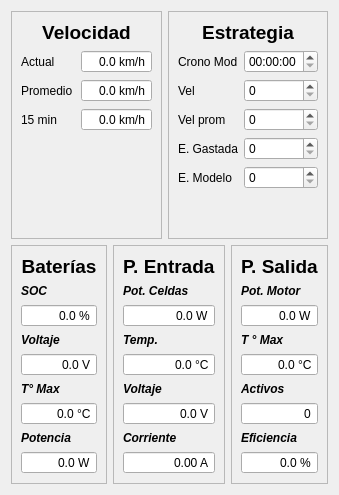
          <widget class="QWidget" name="tabGeneral2">
           <attribute name="title">
            <string>General</string>
           </attribute>
           <layout class="QGridLayout" name="gridLayout_7">
            <item row="0" column="0">
             <layout class="QVBoxLayout" name="verticalLayout_5">
              <item>
               <layout class="QHBoxLayout" name="horizontalLayout_5">
                <item>
                 <widget class="QFrame" name="frame_6">
                  <property name="frameShape">
                   <enum>QFrame::StyledPanel</enum>
                  </property>
                  <property name="frameShadow">
                   <enum>QFrame::Raised</enum>
                  </property>
                  <layout class="QGridLayout" name="gridLayout_15">
                   <item row="1" column="0">
                    <layout class="QHBoxLayout" name="horizontalLayout_8">
                     <item>
                      <layout class="QVBoxLayout" name="verticalLayout_14">
                       <item>
                        <widget class="QLabel" name="label_38">
                         <property name="text">
                          <string>Actual</string>
                         </property>
                        </widget>
                       </item>
                       <item>
                        <widget class="QLabel" name="label_39">
                         <property name="text">
                          <string>Promedio</string>
                         </property>
                        </widget>
                       </item>
                       <item>
                        <widget class="QLabel" name="label_40">
                         <property name="text">
                          <string>15 min</string>
                         </property>
                        </widget>
                       </item>
                      </layout>
                     </item>
                     <item>
                      <layout class="QVBoxLayout" name="verticalLayout_15">
                       <item>
                        <widget class="QDoubleSpinBox" name="doubleSpinBox_26">
                         <property name="alignment">
                          <set>Qt::AlignRight|Qt::AlignTrailing|Qt::AlignVCenter</set>
                         </property>
                         <property name="readOnly">
                          <bool>true</bool>
                         </property>
                         <property name="buttonSymbols">
                          <enum>QAbstractSpinBox::NoButtons</enum>
                         </property>
                         <property name="specialValueText">
                          <string/>
                         </property>
                         <property name="suffix">
                          <string> km/h</string>
                         </property>
                         <property name="decimals">
                          <number>1</number>
                         </property>
                         <property name="maximum">
                          <double>999.000000000000000</double>
                         </property>
                        </widget>
                       </item>
                       <item>
                        <widget class="QDoubleSpinBox" name="doubleSpinBox_27">
                         <property name="alignment">
                          <set>Qt::AlignRight|Qt::AlignTrailing|Qt::AlignVCenter</set>
                         </property>
                         <property name="buttonSymbols">
                          <enum>QAbstractSpinBox::NoButtons</enum>
                         </property>
                         <property name="suffix">
                          <string> km/h</string>
                         </property>
                         <property name="decimals">
                          <number>1</number>
                         </property>
                         <property name="maximum">
                          <double>999.000000000000000</double>
                         </property>
                         <property name="value">
                          <double>0.000000000000000</double>
                         </property>
                        </widget>
                       </item>
                       <item>
                        <widget class="QDoubleSpinBox" name="doubleSpinBox_28">
                         <property name="wrapping">
                          <bool>false</bool>
                         </property>
                         <property name="frame">
                          <bool>true</bool>
                         </property>
                         <property name="alignment">
                          <set>Qt::AlignRight|Qt::AlignTrailing|Qt::AlignVCenter</set>
                         </property>
                         <property name="readOnly">
                          <bool>true</bool>
                         </property>
                         <property name="buttonSymbols">
                          <enum>QAbstractSpinBox::NoButtons</enum>
                         </property>
                         <property name="suffix">
                          <string> km/h</string>
                         </property>
                         <property name="decimals">
                          <number>1</number>
                         </property>
                         <property name="maximum">
                          <double>999.000000000000000</double>
                         </property>
                        </widget>
                       </item>
                      </layout>
                     </item>
                    </layout>
                   </item>
                   <item row="0" column="0">
                    <widget class="QLabel" name="label_6">
                     <property name="font">
                      <font>
                       <pointsize>14</pointsize>
                       <weight>75</weight>
                       <bold>true</bold>
                      </font>
                     </property>
                     <property name="text">
                      <string>Velocidad</string>
                     </property>
                     <property name="alignment">
                      <set>Qt::AlignCenter</set>
                     </property>
                    </widget>
                   </item>
                   <item row="3" column="0">
                    <spacer name="verticalSpacer_2">
                     <property name="orientation">
                      <enum>Qt::Vertical</enum>
                     </property>
                     <property name="sizeHint" stdset="0">
                      <size>
                       <width>20</width>
                       <height>40</height>
                      </size>
                     </property>
                    </spacer>
                   </item>
                  </layout>
                 </widget>
                </item>
                <item>
                 <widget class="QFrame" name="frame_7">
                  <property name="frameShape">
                   <enum>QFrame::StyledPanel</enum>
                  </property>
                  <property name="frameShadow">
                   <enum>QFrame::Raised</enum>
                  </property>
                  <layout class="QGridLayout" name="gridLayout_17">
                   <item row="0" column="0">
                    <widget class="QLabel" name="label_7">
                     <property name="font">
                      <font>
                       <pointsize>14</pointsize>
                       <weight>75</weight>
                       <bold>true</bold>
                      </font>
                     </property>
                     <property name="text">
                      <string>Estrategia</string>
                     </property>
                     <property name="alignment">
                      <set>Qt::AlignCenter</set>
                     </property>
                    </widget>
                   </item>
                   <item row="1" column="0">
                    <layout class="QHBoxLayout" name="horizontalLayout_11">
                     <item>
                      <layout class="QVBoxLayout" name="verticalLayout_21">
                       <item>
                        <widget class="QLabel" name="label_59">
                         <property name="text">
                          <string>Crono Mod</string>
                         </property>
                        </widget>
                       </item>
                       <item>
                        <widget class="QLabel" name="label_60">
                         <property name="text">
                          <string>Vel</string>
                         </property>
                        </widget>
                       </item>
                       <item>
                        <widget class="QLabel" name="label_61">
                         <property name="text">
                          <string>Vel prom</string>
                         </property>
                        </widget>
                       </item>
                       <item>
                        <widget class="QLabel" name="label_62">
                         <property name="text">
                          <string>E. Gastada</string>
                         </property>
                        </widget>
                       </item>
                       <item>
                        <widget class="QLabel" name="label_63">
                         <property name="text">
                          <string>E. Modelo</string>
                         </property>
                        </widget>
                       </item>
                      </layout>
                     </item>
                     <item>
                      <layout class="QVBoxLayout" name="verticalLayout_22">
                       <item>
                        <widget class="QTimeEdit" name="timeEdit_5"/>
                       </item>
                       <item>
                        <widget class="QSpinBox" name="spinBox_14"/>
                       </item>
                       <item>
                        <widget class="QSpinBox" name="spinBox_15"/>
                       </item>
                       <item>
                        <widget class="QSpinBox" name="spinBox_16"/>
                       </item>
                       <item>
                        <widget class="QSpinBox" name="spinBox_17"/>
                       </item>
                      </layout>
                     </item>
                    </layout>
                   </item>
                   <item row="2" column="0">
                    <spacer name="verticalSpacer_4">
                     <property name="orientation">
                      <enum>Qt::Vertical</enum>
                     </property>
                     <property name="sizeHint" stdset="0">
                      <size>
                       <width>20</width>
                       <height>40</height>
                      </size>
                     </property>
                    </spacer>
                   </item>
                  </layout>
                 </widget>
                </item>
               </layout>
              </item>
              <item>
               <layout class="QHBoxLayout" name="horizontalLayout_6">
                <item>
                 <widget class="QFrame" name="frame_8">
                  <property name="frameShape">
                   <enum>QFrame::StyledPanel</enum>
                  </property>
                  <property name="frameShadow">
                   <enum>QFrame::Raised</enum>
                  </property>
                  <layout class="QGridLayout" name="gridLayout_9">
                   <item row="0" column="0">
                    <layout class="QVBoxLayout" name="verticalLayout_7">
                     <item>
                      <widget class="QLabel" name="label_8">
                       <property name="font">
                        <font>
                         <pointsize>14</pointsize>
                         <weight>75</weight>
                         <bold>true</bold>
                         <strikeout>false</strikeout>
                        </font>
                       </property>
                       <property name="text">
                        <string>Baterías</string>
                       </property>
                       <property name="alignment">
                        <set>Qt::AlignCenter</set>
                       </property>
                      </widget>
                     </item>
                     <item>
                      <widget class="QLabel" name="label_16">
                       <property name="font">
                        <font>
                         <weight>75</weight>
                         <italic>true</italic>
                         <bold>true</bold>
                         <underline>false</underline>
                        </font>
                       </property>
                       <property name="text">
                        <string>SOC</string>
                       </property>
                      </widget>
                     </item>
                     <item>
                      <widget class="QDoubleSpinBox" name="doubleSpinBox_5">
                       <property name="alignment">
                        <set>Qt::AlignRight|Qt::AlignTrailing|Qt::AlignVCenter</set>
                       </property>
                       <property name="readOnly">
                        <bool>true</bool>
                       </property>
                       <property name="buttonSymbols">
                        <enum>QAbstractSpinBox::NoButtons</enum>
                       </property>
                       <property name="prefix">
                        <string/>
                       </property>
                       <property name="suffix">
                        <string> %</string>
                       </property>
                       <property name="decimals">
                        <number>1</number>
                       </property>
                       <property name="maximum">
                        <double>100.000000000000000</double>
                       </property>
                      </widget>
                     </item>
                     <item>
                      <widget class="QLabel" name="label_17">
                       <property name="font">
                        <font>
                         <weight>75</weight>
                         <italic>true</italic>
                         <bold>true</bold>
                        </font>
                       </property>
                       <property name="text">
                        <string>Voltaje</string>
                       </property>
                      </widget>
                     </item>
                     <item>
                      <widget class="QDoubleSpinBox" name="doubleSpinBox_6">
                       <property name="alignment">
                        <set>Qt::AlignRight|Qt::AlignTrailing|Qt::AlignVCenter</set>
                       </property>
                       <property name="readOnly">
                        <bool>true</bool>
                       </property>
                       <property name="buttonSymbols">
                        <enum>QAbstractSpinBox::NoButtons</enum>
                       </property>
                       <property name="suffix">
                        <string> V</string>
                       </property>
                       <property name="decimals">
                        <number>1</number>
                       </property>
                       <property name="maximum">
                        <double>500.000000000000000</double>
                       </property>
                      </widget>
                     </item>
                     <item>
                      <widget class="QLabel" name="label_18">
                       <property name="font">
                        <font>
                         <weight>75</weight>
                         <italic>true</italic>
                         <bold>true</bold>
                        </font>
                       </property>
                       <property name="text">
                        <string>T° Max</string>
                       </property>
                      </widget>
                     </item>
                     <item>
                      <widget class="QDoubleSpinBox" name="doubleSpinBox_7">
                       <property name="alignment">
                        <set>Qt::AlignRight|Qt::AlignTrailing|Qt::AlignVCenter</set>
                       </property>
                       <property name="readOnly">
                        <bool>true</bool>
                       </property>
                       <property name="buttonSymbols">
                        <enum>QAbstractSpinBox::NoButtons</enum>
                       </property>
                       <property name="suffix">
                        <string> °C</string>
                       </property>
                       <property name="decimals">
                        <number>1</number>
                       </property>
                      </widget>
                     </item>
                     <item>
                      <widget class="QLabel" name="label_19">
                       <property name="font">
                        <font>
                         <weight>75</weight>
                         <italic>true</italic>
                         <bold>true</bold>
                        </font>
                       </property>
                       <property name="text">
                        <string>Potencia</string>
                       </property>
                      </widget>
                     </item>
                     <item>
                      <widget class="QDoubleSpinBox" name="doubleSpinBox_8">
                       <property name="alignment">
                        <set>Qt::AlignRight|Qt::AlignTrailing|Qt::AlignVCenter</set>
                       </property>
                       <property name="readOnly">
                        <bool>true</bool>
                       </property>
                       <property name="buttonSymbols">
                        <enum>QAbstractSpinBox::NoButtons</enum>
                       </property>
                       <property name="suffix">
                        <string> W</string>
                       </property>
                       <property name="decimals">
                        <number>1</number>
                       </property>
                       <property name="maximum">
                        <double>100000.000000000000000</double>
                       </property>
                      </widget>
                     </item>
                    </layout>
                   </item>
                  </layout>
                 </widget>
                </item>
                <item>
                 <widget class="QFrame" name="frame_9">
                  <property name="frameShape">
                   <enum>QFrame::StyledPanel</enum>
                  </property>
                  <property name="frameShadow">
                   <enum>QFrame::Raised</enum>
                  </property>
                  <layout class="QGridLayout" name="gridLayout_11">
                   <item row="0" column="0">
                    <layout class="QVBoxLayout" name="verticalLayout_9">
                     <item>
                      <widget class="QLabel" name="label_9">
                       <property name="font">
                        <font>
                         <pointsize>14</pointsize>
                         <weight>75</weight>
                         <bold>true</bold>
                        </font>
                       </property>
                       <property name="text">
                        <string>P. Entrada</string>
                       </property>
                      </widget>
                     </item>
                     <item>
                      <widget class="QLabel" name="label_23">
                       <property name="font">
                        <font>
                         <weight>75</weight>
                         <italic>true</italic>
                         <bold>true</bold>
                        </font>
                       </property>
                       <property name="text">
                        <string>Pot. Celdas</string>
                       </property>
                      </widget>
                     </item>
                     <item>
                      <widget class="QDoubleSpinBox" name="doubleSpinBox_13">
                       <property name="alignment">
                        <set>Qt::AlignRight|Qt::AlignTrailing|Qt::AlignVCenter</set>
                       </property>
                       <property name="readOnly">
                        <bool>true</bool>
                       </property>
                       <property name="buttonSymbols">
                        <enum>QAbstractSpinBox::NoButtons</enum>
                       </property>
                       <property name="suffix">
                        <string> W</string>
                       </property>
                       <property name="decimals">
                        <number>1</number>
                       </property>
                       <property name="maximum">
                        <double>10000.000000000000000</double>
                       </property>
                      </widget>
                     </item>
                     <item>
                      <widget class="QLabel" name="label_24">
                       <property name="font">
                        <font>
                         <weight>75</weight>
                         <italic>true</italic>
                         <bold>true</bold>
                        </font>
                       </property>
                       <property name="text">
                        <string>Temp.</string>
                       </property>
                      </widget>
                     </item>
                     <item>
                      <widget class="QDoubleSpinBox" name="doubleSpinBox_14">
                       <property name="alignment">
                        <set>Qt::AlignRight|Qt::AlignTrailing|Qt::AlignVCenter</set>
                       </property>
                       <property name="readOnly">
                        <bool>true</bool>
                       </property>
                       <property name="buttonSymbols">
                        <enum>QAbstractSpinBox::NoButtons</enum>
                       </property>
                       <property name="suffix">
                        <string> °C</string>
                       </property>
                       <property name="decimals">
                        <number>1</number>
                       </property>
                      </widget>
                     </item>
                     <item>
                      <widget class="QLabel" name="label_25">
                       <property name="font">
                        <font>
                         <weight>75</weight>
                         <italic>true</italic>
                         <bold>true</bold>
                        </font>
                       </property>
                       <property name="text">
                        <string>Voltaje</string>
                       </property>
                      </widget>
                     </item>
                     <item>
                      <widget class="QDoubleSpinBox" name="doubleSpinBox_15">
                       <property name="alignment">
                        <set>Qt::AlignRight|Qt::AlignTrailing|Qt::AlignVCenter</set>
                       </property>
                       <property name="readOnly">
                        <bool>true</bool>
                       </property>
                       <property name="buttonSymbols">
                        <enum>QAbstractSpinBox::NoButtons</enum>
                       </property>
                       <property name="suffix">
                        <string> V</string>
                       </property>
                       <property name="decimals">
                        <number>1</number>
                       </property>
                       <property name="maximum">
                        <double>1000.000000000000000</double>
                       </property>
                      </widget>
                     </item>
                     <item>
                      <widget class="QLabel" name="label_26">
                       <property name="font">
                        <font>
                         <weight>75</weight>
                         <italic>true</italic>
                         <bold>true</bold>
                        </font>
                       </property>
                       <property name="text">
                        <string>Corriente</string>
                       </property>
                      </widget>
                     </item>
                     <item>
                      <widget class="QDoubleSpinBox" name="doubleSpinBox_16">
                       <property name="alignment">
                        <set>Qt::AlignRight|Qt::AlignTrailing|Qt::AlignVCenter</set>
                       </property>
                       <property name="readOnly">
                        <bool>true</bool>
                       </property>
                       <property name="buttonSymbols">
                        <enum>QAbstractSpinBox::NoButtons</enum>
                       </property>
                       <property name="suffix">
                        <string> A</string>
                       </property>
                       <property name="maximum">
                        <double>1000.000000000000000</double>
                       </property>
                      </widget>
                     </item>
                    </layout>
                   </item>
                  </layout>
                 </widget>
                </item>
                <item>
                 <widget class="QFrame" name="frame_10">
                  <property name="frameShape">
                   <enum>QFrame::StyledPanel</enum>
                  </property>
                  <property name="frameShadow">
                   <enum>QFrame::Raised</enum>
                  </property>
                  <layout class="QGridLayout" name="gridLayout_13">
                   <item row="0" column="0">
                    <layout class="QVBoxLayout" name="verticalLayout_11">
                     <item>
                      <widget class="QLabel" name="label_10">
                       <property name="font">
                        <font>
                         <pointsize>14</pointsize>
                         <weight>75</weight>
                         <bold>true</bold>
                        </font>
                       </property>
                       <property name="text">
                        <string>P. Salida</string>
                       </property>
                      </widget>
                     </item>
                     <item>
                      <widget class="QLabel" name="label_31">
                       <property name="font">
                        <font>
                         <weight>75</weight>
                         <italic>true</italic>
                         <bold>true</bold>
                        </font>
                       </property>
                       <property name="text">
                        <string>Pot. Motor</string>
                       </property>
                      </widget>
                     </item>
                     <item>
                      <widget class="QDoubleSpinBox" name="doubleSpinBox_19">
                       <property name="alignment">
                        <set>Qt::AlignRight|Qt::AlignTrailing|Qt::AlignVCenter</set>
                       </property>
                       <property name="readOnly">
                        <bool>true</bool>
                       </property>
                       <property name="buttonSymbols">
                        <enum>QAbstractSpinBox::NoButtons</enum>
                       </property>
                       <property name="suffix">
                        <string> W</string>
                       </property>
                       <property name="decimals">
                        <number>1</number>
                       </property>
                       <property name="maximum">
                        <double>100000.000000000000000</double>
                       </property>
                      </widget>
                     </item>
                     <item>
                      <widget class="QLabel" name="label_32">
                       <property name="font">
                        <font>
                         <weight>75</weight>
                         <italic>true</italic>
                         <bold>true</bold>
                        </font>
                       </property>
                       <property name="text">
                        <string>T ° Max</string>
                       </property>
                      </widget>
                     </item>
                     <item>
                      <widget class="QDoubleSpinBox" name="doubleSpinBox_21">
                       <property name="alignment">
                        <set>Qt::AlignRight|Qt::AlignTrailing|Qt::AlignVCenter</set>
                       </property>
                       <property name="readOnly">
                        <bool>true</bool>
                       </property>
                       <property name="buttonSymbols">
                        <enum>QAbstractSpinBox::NoButtons</enum>
                       </property>
                       <property name="suffix">
                        <string> °C</string>
                       </property>
                       <property name="decimals">
                        <number>1</number>
                       </property>
                       <property name="maximum">
                        <double>1000.000000000000000</double>
                       </property>
                      </widget>
                     </item>
                     <item>
                      <widget class="QLabel" name="label_33">
                       <property name="font">
                        <font>
                         <weight>75</weight>
                         <italic>true</italic>
                         <bold>true</bold>
                        </font>
                       </property>
                       <property name="text">
                        <string>Activos</string>
                       </property>
                      </widget>
                     </item>
                     <item>
                      <widget class="QSpinBox" name="spinBox_20">
                       <property name="alignment">
                        <set>Qt::AlignRight|Qt::AlignTrailing|Qt::AlignVCenter</set>
                       </property>
                       <property name="readOnly">
                        <bool>true</bool>
                       </property>
                       <property name="buttonSymbols">
                        <enum>QAbstractSpinBox::NoButtons</enum>
                       </property>
                      </widget>
                     </item>
                     <item>
                      <widget class="QLabel" name="label_34">
                       <property name="font">
                        <font>
                         <weight>75</weight>
                         <italic>true</italic>
                         <bold>true</bold>
                        </font>
                       </property>
                       <property name="text">
                        <string>Eficiencia</string>
                       </property>
                      </widget>
                     </item>
                     <item>
                      <widget class="QDoubleSpinBox" name="doubleSpinBox_22">
                       <property name="alignment">
                        <set>Qt::AlignRight|Qt::AlignTrailing|Qt::AlignVCenter</set>
                       </property>
                       <property name="readOnly">
                        <bool>true</bool>
                       </property>
                       <property name="buttonSymbols">
                        <enum>QAbstractSpinBox::NoButtons</enum>
                       </property>
                       <property name="suffix">
                        <string> %</string>
                       </property>
                       <property name="decimals">
                        <number>1</number>
                       </property>
                      </widget>
                     </item>
                    </layout>
                   </item>
                  </layout>
                 </widget>
                </item>
               </layout>
              </item>
             </layout>
            </item>
           </layout>
          </widget>
